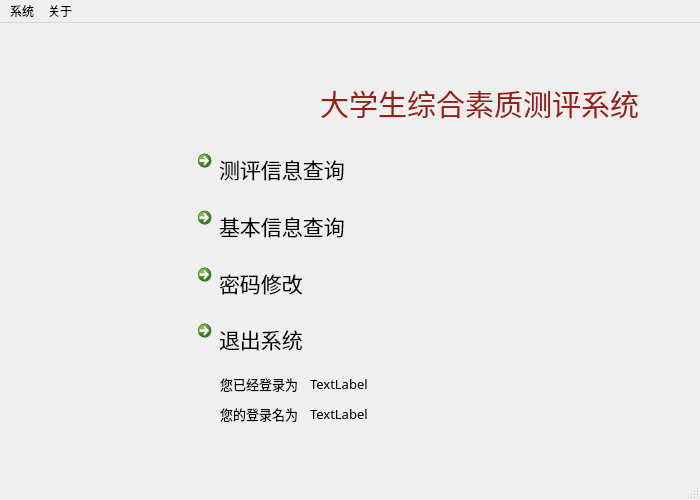
<?xml version="1.0" encoding="UTF-8"?>
<ui version="4.0">
 <class>usrCtrl</class>
 <widget class="QMainWindow" name="usrCtrl">
  <property name="geometry">
   <rect>
    <x>0</x>
    <y>0</y>
    <width>700</width>
    <height>500</height>
   </rect>
  </property>
  <property name="windowTitle">
   <string>学生 - 大学生综合素质测评系统</string>
  </property>
  <widget class="QWidget" name="centralwidget">
   <widget class="QWidget" name="verticalLayoutWidget">
    <property name="geometry">
     <rect>
      <x>190</x>
      <y>120</y>
      <width>321</width>
      <height>221</height>
     </rect>
    </property>
    <property name="font">
     <font>
      <family>楷体</family>
      <pointsize>15</pointsize>
     </font>
    </property>
    <layout class="QVBoxLayout" name="verticalLayout">
     <item>
      <widget class="QCommandLinkButton" name="testBtn">
       <property name="font">
        <font>
         <family>楷体</family>
         <pointsize>16</pointsize>
         <weight>9</weight>
         <italic>false</italic>
         <bold>false</bold>
        </font>
       </property>
       <property name="styleSheet">
        <string notr="true">font: 75 16pt &quot;楷体&quot;;</string>
       </property>
       <property name="text">
        <string>测评信息查询</string>
       </property>
      </widget>
     </item>
     <item>
      <widget class="QCommandLinkButton" name="infoBtn">
       <property name="font">
        <font>
         <family>楷体</family>
         <pointsize>16</pointsize>
         <weight>9</weight>
         <italic>false</italic>
         <bold>false</bold>
        </font>
       </property>
       <property name="styleSheet">
        <string notr="true">font: 75 16pt &quot;楷体&quot;;</string>
       </property>
       <property name="text">
        <string>基本信息查询</string>
       </property>
      </widget>
     </item>
     <item>
      <widget class="QCommandLinkButton" name="modpwBtn">
       <property name="font">
        <font>
         <family>楷体</family>
         <pointsize>16</pointsize>
         <weight>9</weight>
         <italic>false</italic>
         <bold>false</bold>
        </font>
       </property>
       <property name="styleSheet">
        <string notr="true">font: 75 16pt &quot;楷体&quot;;</string>
       </property>
       <property name="text">
        <string>密码修改</string>
       </property>
      </widget>
     </item>
     <item>
      <widget class="QCommandLinkButton" name="exitBtn">
       <property name="font">
        <font>
         <family>楷体</family>
         <pointsize>16</pointsize>
         <weight>9</weight>
         <italic>false</italic>
         <bold>false</bold>
        </font>
       </property>
       <property name="styleSheet">
        <string notr="true">font: 75 16pt &quot;楷体&quot;;</string>
       </property>
       <property name="text">
        <string>退出系统</string>
       </property>
      </widget>
     </item>
    </layout>
   </widget>
   <widget class="QLabel" name="label">
    <property name="geometry">
     <rect>
      <x>220</x>
      <y>350</y>
      <width>81</width>
      <height>21</height>
     </rect>
    </property>
    <property name="font">
     <font>
      <family>方正等线</family>
      <pointsize>10</pointsize>
      <weight>9</weight>
      <italic>false</italic>
      <bold>false</bold>
     </font>
    </property>
    <property name="styleSheet">
     <string notr="true">font: 75 10pt &quot;方正等线&quot;;</string>
    </property>
    <property name="text">
     <string>您已经登录为：</string>
    </property>
   </widget>
   <widget class="QLabel" name="label_2">
    <property name="geometry">
     <rect>
      <x>220</x>
      <y>380</y>
      <width>81</width>
      <height>21</height>
     </rect>
    </property>
    <property name="font">
     <font>
      <family>方正等线</family>
      <pointsize>10</pointsize>
      <weight>9</weight>
      <italic>false</italic>
      <bold>false</bold>
     </font>
    </property>
    <property name="styleSheet">
     <string notr="true">font: 75 10pt &quot;方正等线&quot;;</string>
    </property>
    <property name="text">
     <string>您的登录名为：</string>
    </property>
   </widget>
   <widget class="QLabel" name="idLabel">
    <property name="geometry">
     <rect>
      <x>310</x>
      <y>350</y>
      <width>111</width>
      <height>21</height>
     </rect>
    </property>
    <property name="font">
     <font>
      <family>方正等线</family>
      <pointsize>10</pointsize>
      <weight>9</weight>
      <italic>false</italic>
      <bold>false</bold>
     </font>
    </property>
    <property name="styleSheet">
     <string notr="true">font: 75 10pt &quot;方正等线&quot;;</string>
    </property>
    <property name="text">
     <string>TextLabel</string>
    </property>
   </widget>
   <widget class="QLabel" name="nameLabel">
    <property name="geometry">
     <rect>
      <x>310</x>
      <y>380</y>
      <width>111</width>
      <height>21</height>
     </rect>
    </property>
    <property name="font">
     <font>
      <family>方正等线</family>
      <pointsize>10</pointsize>
      <weight>9</weight>
      <italic>false</italic>
      <bold>false</bold>
     </font>
    </property>
    <property name="styleSheet">
     <string notr="true">font: 75 10pt &quot;方正等线&quot;;</string>
    </property>
    <property name="text">
     <string>TextLabel</string>
    </property>
   </widget>
   <widget class="QLabel" name="label_3">
    <property name="geometry">
     <rect>
      <x>60</x>
      <y>30</y>
      <width>251</width>
      <height>71</height>
     </rect>
    </property>
    <property name="text">
     <string/>
    </property>
    <property name="pixmap">
     <pixmap resource="StudentTest.qrc">:/new/pics/images/sgu.png</pixmap>
    </property>
   </widget>
   <widget class="QLabel" name="label_4">
    <property name="geometry">
     <rect>
      <x>320</x>
      <y>60</y>
      <width>331</width>
      <height>41</height>
     </rect>
    </property>
    <property name="font">
     <font>
      <family>华文行楷</family>
      <pointsize>22</pointsize>
      <weight>9</weight>
      <italic>false</italic>
      <bold>false</bold>
     </font>
    </property>
    <property name="styleSheet">
     <string notr="true">color: rgb(154, 29, 22);
font: 75 22pt &quot;华文行楷&quot;;</string>
    </property>
    <property name="text">
     <string>大学生综合素质测评系统</string>
    </property>
    <property name="textFormat">
     <enum>Qt::AutoText</enum>
    </property>
   </widget>
  </widget>
  <widget class="QMenuBar" name="menubar">
   <property name="geometry">
    <rect>
     <x>0</x>
     <y>0</y>
     <width>700</width>
     <height>23</height>
    </rect>
   </property>
   <widget class="QMenu" name="menu_System">
    <property name="title">
     <string>系统</string>
    </property>
    <addaction name="action_Log_out"/>
    <addaction name="action_Exit"/>
   </widget>
   <widget class="QMenu" name="menu">
    <property name="title">
     <string>关于</string>
    </property>
    <addaction name="action_About"/>
   </widget>
   <addaction name="menu_System"/>
   <addaction name="menu"/>
  </widget>
  <widget class="QStatusBar" name="statusbar"/>
  <action name="action_Log_out">
   <property name="text">
    <string>&amp;Log out</string>
   </property>
  </action>
  <action name="action_Exit">
   <property name="text">
    <string>&amp;Exit</string>
   </property>
  </action>
  <action name="action_About">
   <property name="text">
    <string>&amp;About</string>
   </property>
  </action>
 </widget>
 <resources>
  <include location="StudentTest.qrc"/>
 </resources>
 <connections/>
</ui>
